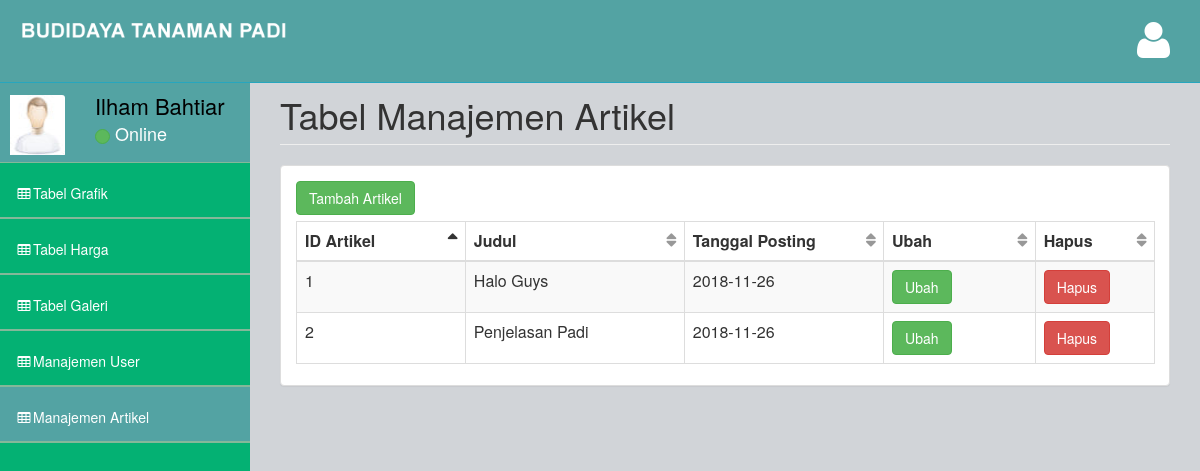
Page /admin-panel/tabel5.php (signed in) on the committed database.
### tables this page shows
CREATE TABLE `artikel` (
  `id_artikel` int(11) NOT NULL,
  `judul` text NOT NULL,
  `tanggal_artikel` text NOT NULL,
  `gambar` text NOT NULL,
  `isi_artikel` text NOT NULL
);

### admin-panel/tabel5.php (the view, shortened to what this page needs)
<html><head>
    <?php include("connect.php"); ?>
    <link href="assets/plugins/bootstrap/bootstrap.css" rel="stylesheet">
    <link href="assets/font-awesome/css/font-awesome.css" rel="stylesheet">
    <link href="assets/plugins/pace/pace-theme-big-counter.css" rel="stylesheet">
  <link href="assets/css/style.css" rel="stylesheet">
      <link href="assets/css/main-style.css" rel="stylesheet">
    <link href="assets/plugins/dataTables/dataTables.bootstrap.css" rel="stylesheet">
</head>
<body class="  pace-done">
    <div id="wrapper">
        <nav class="navbar navbar-default navbar-fixed-top" role="navigation" id="navbar">
            <div class="navbar-header">
                <a class="navbar-brand" href="index.html">
                    <img src="assets/img/logo.png" alt="">
                </a>
            </div>
            <ul class="nav navbar-top-links navbar-right">
                <li class="dropdown">
                    <a class="dropdown-toggle" data-toggle="dropdown" href="#">
                        <i class="fa fa-user fa-3x"></i>
                    </a>
                </li>
            </ul>
        </nav>
        <nav class="navbar-default navbar-static-side" role="navigation">
            <div class="sidebar-collapse">
                <ul class="nav" id="side-menu">
                    <li>
                        <div class="user-section">
                            <div class="user-section-inner">
                                <img src="assets/img/user.jpg" alt="">
                            </div>
                            <div class="user-info">
                                <div><?php echo $_SESSION["nama"]; ?></div>
                                <div class="user-text-online">
                                    <span class="user-circle-online btn btn-success btn-circle "></span>&nbsp;Online
                                </div>
                            </div>
                        </div>
                    </li>
                    <li>
                        <a href="index.php"><i class="fa fa-table fa-fw"></i>Tabel Grafik</a>
                    </li>
                    <li>
                        <a href="tabel2.php"><i class="fa fa-table fa-fw"></i>Tabel Harga</a>
                    </li>
                    <li>
                        <a href="tabel3.php"><i class="fa fa-table fa-fw"></i>Tabel Galeri</a>
                    </li>
                    <li>
                        <a href="tabel4.php"><i class="fa fa-table fa-fw"></i>Manajemen User</a>
                    </li>
                    <li class="selected">
                        <a href="tabel5.php"><i class="fa fa-table fa-fw"></i>Manajemen Artikel</a>
                    </li>
                </ul>
            </div>
        </nav>
        <div id="page-wrapper">
            <div class="row">
                <div class="col-lg-12">
                    <h1 class="page-header">Tabel Manajemen Artikel</h1>
                </div>
            </div>
            <div class="row">
                <div class="col-lg-12">
                    <div class="panel panel-default">
                        <div class="panel-body">
                            <button class=" btn btn-success" name="tambah"><a href="tambahartikel.php" style="color: white">Tambah Artikel</a></button>
                            <?php
                                $queryselect="SELECT * FROM artikel;";
                                $resultselect= mysqli_query($connection,$queryselect);
                            ?>
                            <div class="table-responsive">
                                <div id="dataTables-example_wrapper" class="dataTables_wrapper form-inline" role="grid">
                                <table class="table table-striped table-bordered table-hover dataTable no-footer" id="dataTables-example" aria-describedby="dataTables-example_info">
                                    <thead>
                                        <tr role="row">
                                            <th class="sorting_asc" tabindex="0" aria-controls="dataTables-example" rowspan="1" colspan="1" style="width: 185px;" aria-sort="ascending" aria-label="Rendering engine: activate to sort column ascending">
                                                ID Artikel
                                            </th>
                                            <th class="sorting" tabindex="0" aria-controls="dataTables-example" rowspan="1" colspan="1" style="width: 242px;" aria-label="Browser: activate to sort column ascending">
                                                Judul
                                            </th>
                                            <th class="sorting" tabindex="0" aria-controls="dataTables-example" rowspan="1" colspan="1" style="width: 222px;" aria-label="Platform(s): activate to sort column ascending">
                                                Tanggal Posting
                                            </th>
                                            <th class="sorting" tabindex="0" aria-controls="dataTables-example" rowspan="1" colspan="1" style="width: 159px;" aria-label="Engine version: activate to sort column ascending">
                                                Ubah
                                            </th>
                                            <th class="sorting" tabindex="0" aria-controls="dataTables-example" rowspan="1" colspan="1" style="width: 114px;" aria-label="CSS grade: activate to sort column ascending">
                                                Hapus
                                            </th>
                                        </tr>
                                    </thead>
                                    <tbody>
                                        <?php while ($row=mysqli_fetch_array($resultselect)) { ?>
                                        <tr>
                                            <td><?php echo $row['id_artikel'] ?></td>
                                            <td class=" "><?php echo $row['judul'] ?></td>
                                            <td class=" "><?php echo $row['tanggal_artikel'] ?></td>
                                            <td class="center "><button class="btn btn-success">Ubah</button></td>
                                            <td class="center "><button class="btn btn-danger">Hapus</button></td>
                                        </tr>
                                        <?php } ?>
                                    </tbody>
                                </table>
                        </div>
                    </div>
                </div>
            </div>
    </div>
</body></html>

### admin-panel/assets/css/style.css (style rules this page uses)
body { background-color: #f8f8f8; }
#wrapper { width: 100%; margin-top: 55px!important; background-color:#04B173; }
#page-wrapper { padding: 0 15px; min-height: 568px; background-color:rgb(209, 212, 216); }
.navbar-static-side ul li { border-bottom:1px solid #84B899 !important; }
.navbar-top-links li { display: inline-block; }
.navbar-top-links li:last-child { margin-right: 15px; }
.navbar-top-links li a { padding: 20px; min-height: 50px; }
@media (min-width:768px) { .navbar-static-side { z-index: 1; position: absolute; width: 250px; } }
table.dataTable thead .sorting, table.dataTable thead .sorting_asc:after, table.dataTable thead .sorting_desc, table.dataTable thead .sorting_asc_disabled, table.dataTable thead .sorting_desc_disabled { background: transparent; }
table.dataTable thead .sorting_asc:after { content: "\f0de"; float: right; font-family: fontawesome; }
table.dataTable thead .sorting:after { content: "\f0dc"; float: right; font-family: fontawesome; color: rgba(50,50,50,.5); }
.btn-circle { width: 30px; height: 30px; padding: 6px 0; border-radius: 15px; text-align: center; font-size: 12px; line-height: 1.428571429; }

### admin-panel/assets/css/main-style.css (style rules this page uses)
.user-section-inner { height: 65px; width: 65px; -moz-border-radius: 3px; -webkit-border-radius: 3px; border-radius: 3px; overflow: hidden; display: inline-block; float: left; margin-right: 15px; margin-top: 20px; }
.user-section-inner img { margin-left:10px; width:55px; height:60px; }
.user-info { display: block; color:#000!important; display: inline-block; padding: 15px; margin-bottom: 0px }
.user-text-online { font-size:18px; color:#fff }
.user-circle-online { width: 15px!important; height: 15px!important; }
.navbar-top-links > li > a { color: #FFFFFF; }
.nav > li > a { padding: 20px 15px; }
#side-menu { background-color:#04B173; }
#side-menu a { color:#fff; border-bottom: 1px solid #84B899 !important; height: 55px; }
.selected { background-color:rgb(83, 163, 163); }
#navbar { background-color:rgb(83, 163, 163); }
.navbar-brand { padding-left:20px; }
.navbar-brand img { height:30px; }
.navbar-default { border-color: #27A6BE; }
@media (min-width:768px) { #page-wrapper { position: inherit; margin: 0 0 0 250px; padding: 0 30px; min-height: 1000px; } }

### rows in the picture
artikel: id_artikel "1", judul "Halo Guys", tanggal_artikel "2018-11-26"
artikel: id_artikel "2", judul "Penjelasan Padi", tanggal_artikel "2018-11-26"

### other values in the picture
$_SESSION["nama"] "Ilham Bahtiar"
